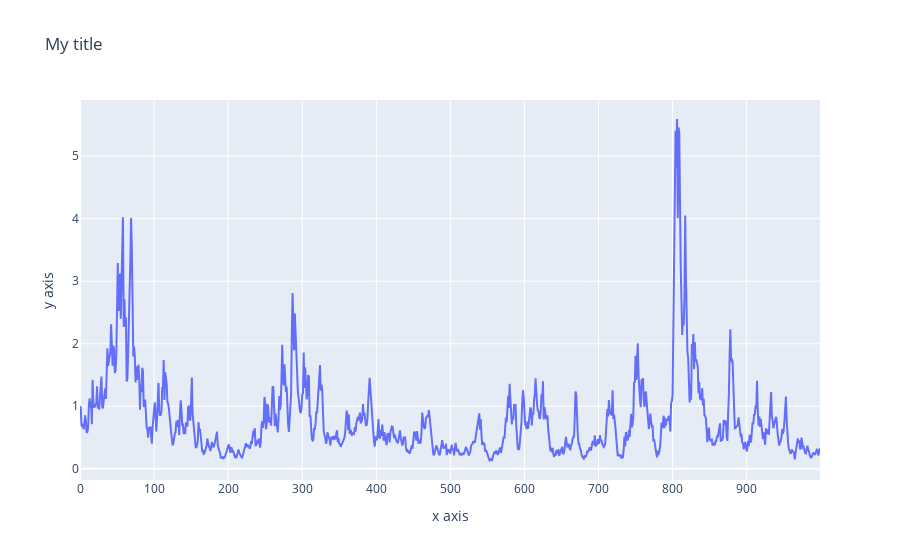

Notebook code cell kept with this figure:
### Code cell
f1 = go.Figure(
    data = [
        go.Scatter(x=np.arange(1000), y=configuration, name="first"),
    ],
    layout = {"xaxis": {"title": "x axis"}, "yaxis": {"title": "y axis"}, "title": "My title"}
)
f1

### Figure 1 — Plotly figure (JSON) as saved in the notebook; plotly's stock layout.template omitted (floating-point values rounded to 4 significant figures; data arrays with more than 128 entries replaced by an {"elided": "..."} marker saying what was removed)
{"data": [{"name": "first", "type": "scatter", "x": {"elided": "1000 int values"}, "y": {"elided": "1000 float values"}}], "layout": {"title": {"text": "My title"}, "xaxis": {"title": {"text": "x axis"}}, "yaxis": {"title": {"text": "y axis"}}}}
